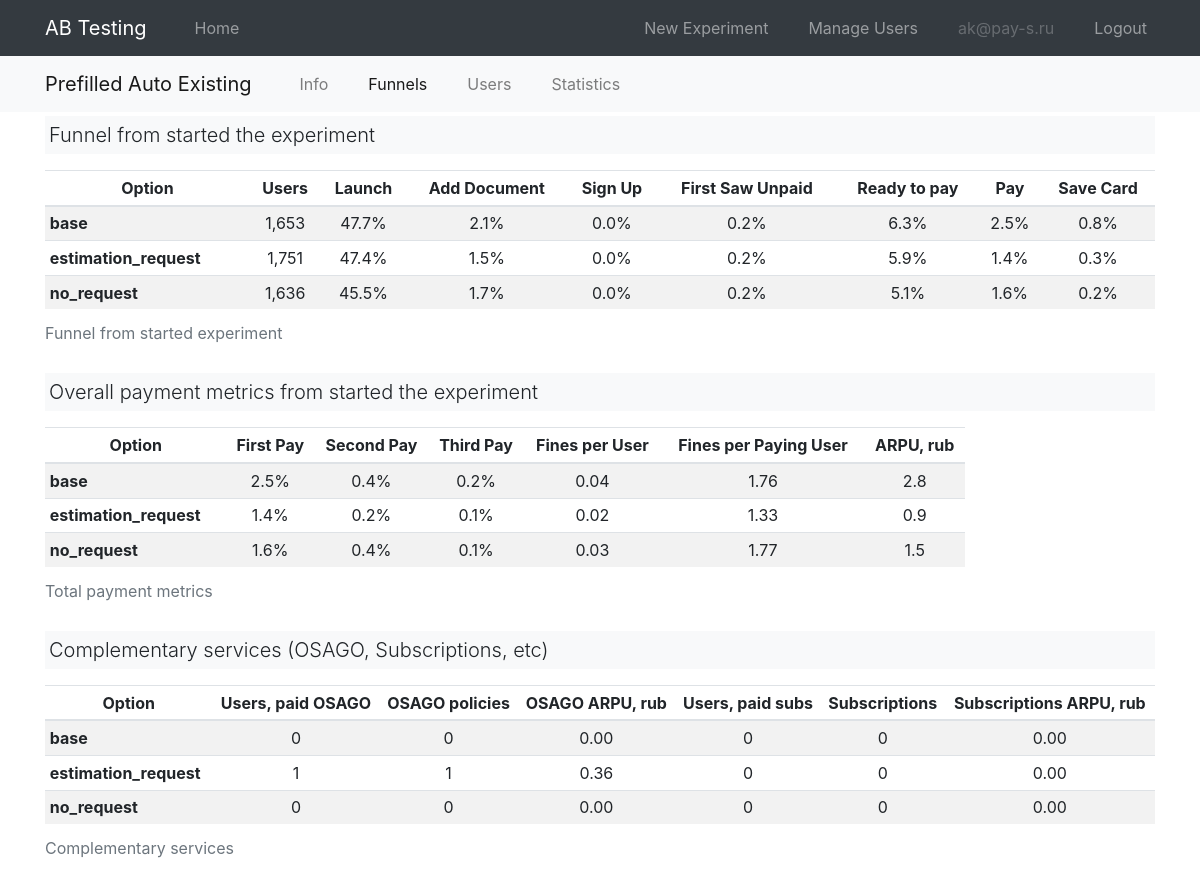
Screenshot of /exp_android_prefilled_auto_existing/funnel (signed in) with the database file from the repository.
### models.py (models this page shows, shortened)
class User(UserMixin, db.Model):
    id = db.Column(db.Integer, primary_key=True)
    email = db.Column(db.String(120), index=True, unique=True)
    password_hash = db.Column(db.String(128))
    is_admin = db.Column(db.Boolean, unique=False, default=False)

class ABExperiment(db.Model):
    __tablename__ = "experiment"
    __table_args__ = (db.UniqueConstraint('app_id', 'name', name="unique_constraint_app_exp"), )
    id = db.Column(db.Integer, primary_key=True)
    app_id = db.Column(db.Integer, db.ForeignKey("app.id"))
    name = db.Column(db.String(120), index=True)
    description = db.Column(db.Text)
    metrics = db.Column(db.Text)
    start_date = db.Column(db.Date)
    end_date = db.Column(db.Date)
    options = db.relationship('ABOption', backref='experiment') # cascade="all, delete-orphan"
    @property
    def metrics_json(self):
        return json.loads(self.metrics) if self.metrics is not None else dict()
    @property
    def clean_name(self):
        clean_name = " ".join(
            [i.capitalize() for i in self.name.split("_") if i not in ("exp", "ios", "android")]
        )
        return clean_name
    @property
    def sorted_options(self):
        options = sorted(self.options, key=lambda x: (-x.is_control_group, x.name))
        return [i.name for i in options]

class ABOption(db.Model):
    __tablename__ = "option"
    id = db.Column(db.Integer, primary_key=True)
    name = db.Column(db.String(120))
    is_control_group = db.Column(db.Boolean) # base, ...
    experiment_id = db.Column(db.Integer, db.ForeignKey('experiment.id'))

### ab/ab.py (the view)
@bp.route("/<exp_name>/funnel")
@login_required
def detail_funnel(exp_name):
    exp = ABExperiment.query.filter_by(name=exp_name).first()
    if exp is None:
        abort(404)
    return render_template("ab/ab_item_funnel.html", exp=exp, active_link="funnel")

### main.py (called while the page is built)
@login.user_loader
def load_user(id):
    return User.query.get(int(id))

### templates/ab/ab_item_funnel.html (shortened to what this page needs)
{% extends "base.html" %}
{% from "macros/plots/barprot_total.html" import barprot_total %}
{% from "macros/plots/donut.html" import donut %}
{% block second_nav %}
{% include "ab/_second_nav.html" %}
{% endblock %}
{% block content %}
<div class="container">
    <p class="lead bg-light p-1">Funnel from started the experiment</p>
    <div class="row mt-0">
        <div class="col">
            <table class="table table-hover table-sm table-striped">
                <caption>Funnel from started experiment</caption>
                <thead>
                    <tr>
                    {% for col in ['Option', 'Users', 'Launch', 'Add Document', 'Sign Up', 'First Saw Unpaid', 'Ready to pay', 'Pay', 'Save Card'] %}
                    <th scope="col" class='text-center'>{{ col }}</th>
                    {% endfor %}
                    </tr>
                </thead>
                <tbody>
                    {% for option in exp.sorted_options %}
                    <tr class='text-center'>
                        <th scope="row" class="text-left">{{ option }}</th>
                        <td scope="row">{{ "{:,}".format(exp.metrics_json.get("cnt_users_all").get(option)) }}</td>
                        {% for i in ["funnel_launch", "funnel_add_document", "funnel_sign_up", "funnel_first_saw_unpaid", "funnel_ready_to_pay", "funnel_pay", "funnel_save_card"] %}
                        <td scope="row">{{ "{:.1%}".format(exp.metrics_json.get(i, dict()).get(option, 0)) }}</td>
                        {% endfor %}
                    </tr>
                    {% endfor %}
                </tbody>
            </table>
        </div>
    </div>
    <p class="lead bg-light p-1">Overall payment metrics from started the experiment</p>
    <div class="row mt-0">
        <div class="col-10">
            <table class="table table-hover table-sm table-striped">
                <caption>Total payment metrics</caption>
                <thead>
                    <tr>
                    {% for col in ['Option', 'First Pay', 'Second Pay', 'Third Pay', 'Fines per User', 'Fines per Paying User', 'ARPU, rub'] %}
                    <th scope="col" class='text-center'>{{ col }}</th>
                    {% endfor %}
                    </tr>
                </thead>
                <tbody>
                    {% for option in exp.sorted_options %}
                    <tr class='text-center'>
                        <th scope="row" class="text-left">{{ option }}</th>
                        {% for i in ["funnel_first_pay", "funnel_second_pay", "funnel_third_pay"] %}
                        <td scope="row">{{ "{:.1%}".format(exp.metrics_json.get(i).get(option)) }}</td>
                        {% endfor %}
                        <td scope="row">{{ "{:.2f}".format(exp.metrics_json.get("avg_fines_all").get(option)) }}</td>
                        <td scope="row">{{ "{:.2f}".format(exp.metrics_json.get("avg_fines_pp_all").get(option)) }}</td>
                        <td scope="row">{{ "{:.1f}".format(exp.metrics_json.get("arpu_all").get(option)) }}</td>
                    </tr>
                    {% endfor %}
                </tbody>
            </table>
        </div>
    </div>
    <p class="lead bg-light p-1">Complementary services (OSAGO, Subscriptions, etc)</p>
    <div class="row mt-0">
        <div class="col-12">
            <table class="table table-hover table-sm table-striped">
                <caption>Complementary services</caption>
                <thead>
                    <tr>
                    {% for col in ['Option', 'Users, paid OSAGO', 'OSAGO policies', 'OSAGO ARPU, rub', 'Users, paid subs', 'Subscriptions', 'Subscriptions ARPU, rub'] %}
                    <th scope="col" class='text-center'>{{ col }}</th>
                    {% endfor %}
                    </tr>
                </thead>
                <tbody>
                    {% for option in exp.sorted_options %}
                    <tr class='text-center'>
                        <th scope="row" class="text-left">{{ option }}</th>
                        <td scope="row">{{ "{:d}".format(exp.metrics_json.get("funnel_purchase_osago").get(option)) }}</td>
                        <td scope="row">{{ "{:d}".format(exp.metrics_json.get("funnel_cnt_osago").get(option)) }}</td>
                        <td scope="row">{{ "{:.2f}".format(exp.metrics_json.get("osago_arpu_all").get(option)) }}</td>
                        <td scope="row">{{ "{:d}".format(exp.metrics_json.get("funnel_subscription_paid").get(option)) }}</td>
                        <td scope="row">{{ "{:d}".format(exp.metrics_json.get("funnel_cnt_subscription").get(option)) }}</td>
                        <td scope="row">{{ "{:.2f}".format(exp.metrics_json.get("subscription_arpu_all").get(option)) }}</td>
                    </tr>
                    {% endfor %}
                </tbody>
            </table>
        </div>
    </div>
</div>
{% endblock %}

### templates/base.html (shortened to what this page needs)
<!DOCTYPE html>
<html>
    <head>
        <link rel="stylesheet" href="https://stackpath.bootstrapcdn.com/bootstrap/4.5.0/css/bootstrap.min.css">
        <link rel="stylesheet" href="https://stackpath.bootstrapcdn.com/font-awesome/4.7.0/css/font-awesome.min.css">
        <link rel="stylesheet" type="text/css" href="{{ url_for('static', filename='css/style.css') }}">
    </head>
    <body>
    <nav class="navbar navbar-expand-md navbar-dark bg-dark fixed-top">
        <div class="container">
            <a class="navbar-brand" href="{{ url_for('ab.index') }}">AB Testing</a>
            <div class="collapse navbar-collapse" id="navbarCollapse">
                <ul class="navbar-nav mr-auto">
                    <li class="nav-item {{ 'active' if active_link == 'home' else None }} ml-4">
                        <a class="nav-link" href="{{ url_for('ab.index') }}">Home</a>
                    </li>
                </ul>
                <ul class="navbar-nav ml-auto">
                {% if current_user.is_authenticated %}
                {% if current_user.is_admin %}
                    <li class="nav-item mr-4 {{ 'active' if active_link == 'create_experiment' else None }}">
                    <a class="nav-link" href="{{ url_for('admin.create_experiment') }}">New Experiment</a>
                    </li>
                    <li class="nav-item mr-4 {{ 'active' if active_link == 'manage_users' else None }}">
                    <a class="nav-link" href="{{ url_for('admin.manage_users') }}">Manage Users</a>
                    </li>
                {% endif %}
                    <li class="nav-item mr-4">
                    <a class="nav-link disabled">{{ current_user.email }}</a>
                    </li>
                    <li class="nav-item">
                    <a class="nav-link" href="{{ url_for('auth.logout') }}">Logout</a>
                    </li>
                {% endif %}
                </ul>
            </div>
        </div>
    </nav>
    {% block second_nav %}{% endblock %}
    {% block content %}
    {% endblock %}
    </body>
</html>

### templates/ab/_second_nav.html (shortened to what this page needs)
<nav class="navbar navbar-expand-md navbar-light bg-light">
    <div class="container mx-auto">
        <a class="navbar-brand" href="{{ url_for('ab.detail', exp_name=exp.name) }}">{{ exp.clean_name }}</a>
        <div class="collapse navbar-collapse" id="navbar2Collapse">
            <ul class="navbar-nav ml-4">
                <li class="nav-item {{ 'active' if active_link == 'info' else None }} mr-4">
                    <a class="nav-link" href="{{ url_for('ab.detail', exp_name=exp.name) }}">Info</a>
                </li>
                <li class="nav-item {{ 'active' if active_link == 'funnel' else None }} mr-4">
                    <a class="nav-link" href="{{ url_for('ab.detail_funnel', exp_name=exp.name) }}">Funnels</a>
                </li>
                <li class="nav-item {{ 'active' if active_link == 'users' else None }} mr-4">
                    <a class="nav-link" href="{{ url_for('ab.detail_users', exp_name=exp.name) }}">Users</a>
                </li>
                <li class="nav-item {{ 'active' if active_link == 'stats' else None }} mr-4">
                    <a class="nav-link" href="{{ url_for('ab.detail_stats', exp_name=exp.name, period='1d') }}">Statistics</a>
                </li>
            </ul>
        </div>
    </div>
</nav>

### static/css/style.css (style rules this page uses)
body { padding-top: 3.5rem; }

### rows the page displays
User: email "ak@pay-s.ru"
ABExperiment: clean_name "Prefilled Auto Existing", metrics_json.get "1,653", metrics.name "47.7%" "2.1%" "0.0%" "0.2%" "6.3%" "2.5%" "0.8%" "47.4%" "1.5%" "0.0%" "0.2%" "5.9%" "1.4%" "0.3%" "45.5%" "1.7%" "0.0%" "0.2%" "5.1%" "1.6%" "0.2%", metrics_json.get "1,751", metrics_json.get "1,636", metrics_json.get "2.5%" "0.4%" "0.2%" "1.4%" "0.2%" "0.1%" "1.6%" "0.4%" "0.1%", metrics_json.get "0.04", metrics_json.get "1.76", metrics_json.get "2.8", metrics_json.get "0.02", metrics_json.get "1.33", metrics_json.get "0.9", metrics_json.get "0.03", metrics_json.get "1.77", metrics_json.get "1.5", metrics_json.get "0", metrics_json.get "0.00", metrics_json.get "1", metrics_json.get "0.36"
ABOption: name "base"
ABOption: name "estimation_request"
ABOption: name "no_request"

### other values shown
{{ col }} "Option" "Users" "Launch" "Add Document" "Sign Up" "First Saw Unpaid" "Ready to pay" "Pay" "Save Card"
{{ col }} "Option" "First Pay" "Second Pay" "Third Pay" "Fines per User" "Fines per Paying User" "ARPU, rub"
{{ col }} "Option" "Users, paid OSAGO" "OSAGO policies" "OSAGO ARPU, rub" "Users, paid subs" "Subscriptions" "Subscriptions ARPU, rub"
